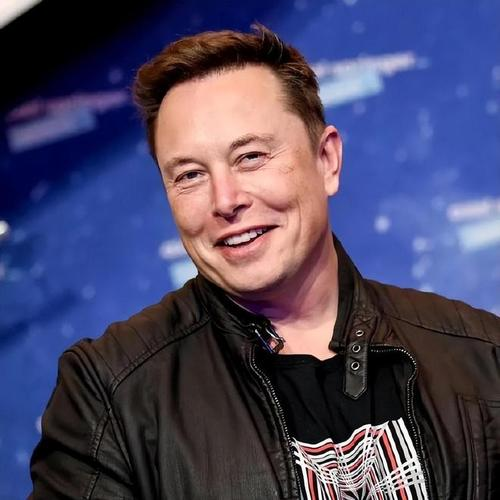
#> input picture cv-3/musk.jpeg, 500 x 500 px
$ python 'mask操作.py'
#> lines starting #> are read from the running program, lines starting #| are printed output that depends on the picture; after the words box and inside, x2 and y2 are one past the last pixel; in counts of white or black regions, pixels touching at a corner belong together
import cv2
import numpy as np
from matplotlib import pyplot as plt


image = cv2.imread('musk.jpeg', 0)  # 以灰度模式读取图像
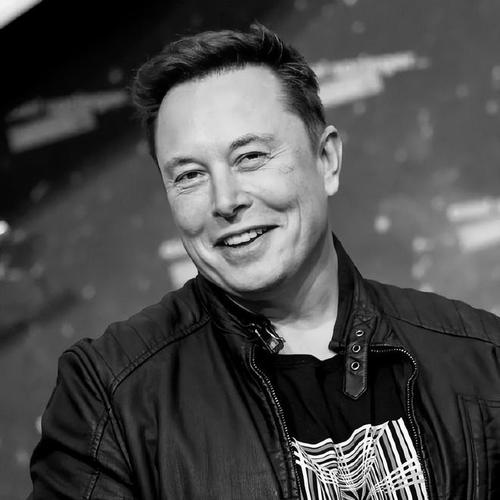
#> image: shape (500, 500); min 0, max 255, mean 74.6

f_transform = np.fft.fft2(image)
f_transform_shifted = np.fft.fftshift(f_transform)  # 将低频移到图像中心

magnitude_spectrum = np.abs(f_transform_shifted)

# 创建掩膜，保留中心部分，将其它部分置为0
rows, cols = image.shape
#> rows = 500; cols = 500
center_row, center_col = rows // 2, cols // 2
#> center_row = 250; center_col = 250
mask_radius = 10  # 设定半径
mask = np.ones((rows, cols), np.uint8)
cv2.circle(mask, (center_col, center_row), mask_radius, 0, -1)
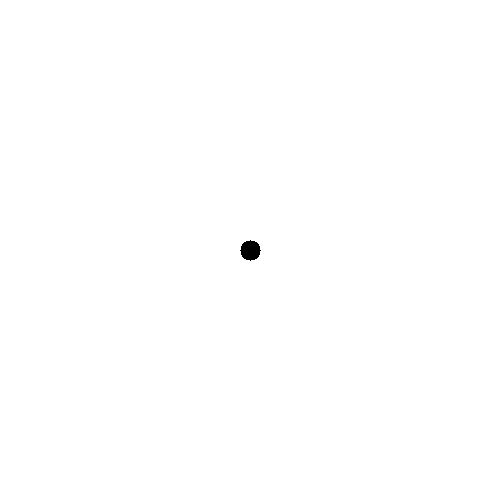
#> mask: shape (500, 500); values 0 (black) and 1 (white), 99.9% white; 1 black region, box (x1, y1, x2, y2) and area: (240, 240, 261, 261) 317

# 应用掩膜
f_transform_shifted_masked = f_transform_shifted * mask

# 进行反变换
f_inverse_shifted = np.fft.ifftshift(f_transform_shifted_masked)
image_restored = np.fft.ifft2(f_inverse_shifted).real
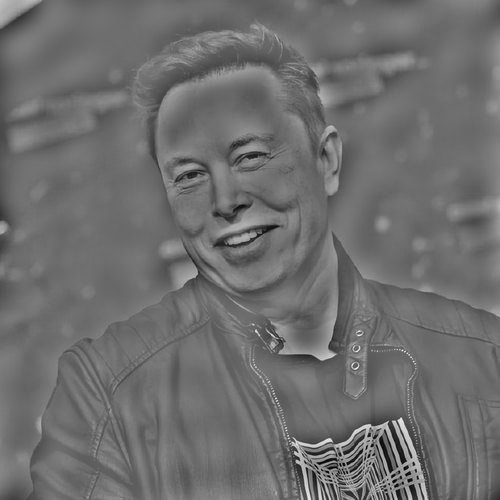
#> image_restored: shape (500, 500) float64; min -177.9, max 232.2, mean 0; drawn with min black and max white

plt.figure()
plt.subplot(1,3,1)
plt.imshow(image, cmap='gray')
plt.title('Original')
plt.xticks([]), plt.yticks([])

(plt.subplot(1,3,2),
plt.imshow(np.log(1 + magnitude_spectrum), cmap='gray'))
plt.title('Masked')
plt.xticks([]), plt.yticks([])

plt.subplot(133)
plt.imshow(image_restored, cmap='gray')
plt.title('Restored')
plt.xticks([]), plt.yticks([])

plt.show()
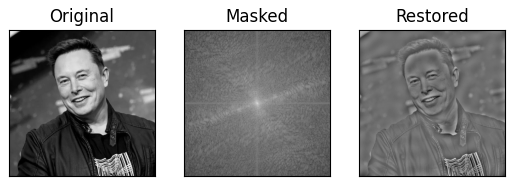
#> figure drawn by matplotlib, 3 panels

$ run again, with cv-3/Justin.jpeg copied over cv-3/musk.jpeg
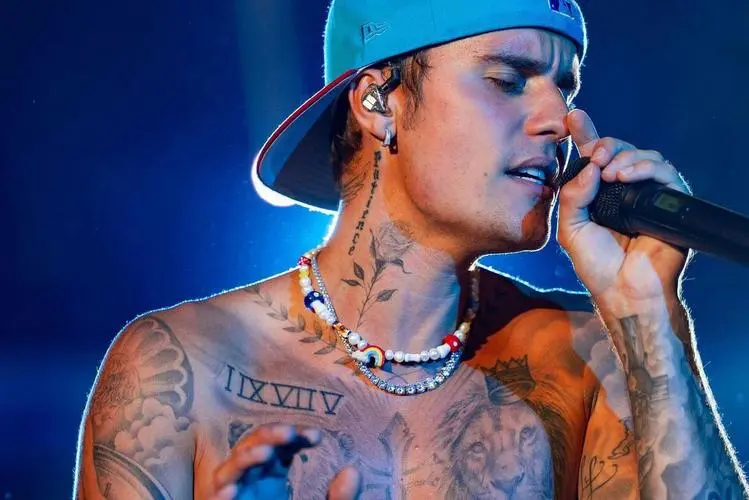
#> input picture cv-3/Justin.jpeg, 749 x 500 px
#> mask: shape (500, 749); values 0 (black) and 1 (white), 99.9% white; 1 black region, box (x1, y1, x2, y2) and area: (364, 240, 385, 261) 317
#> `image_restored = np.fft.ifft2(f_inverse_shifted).real`:
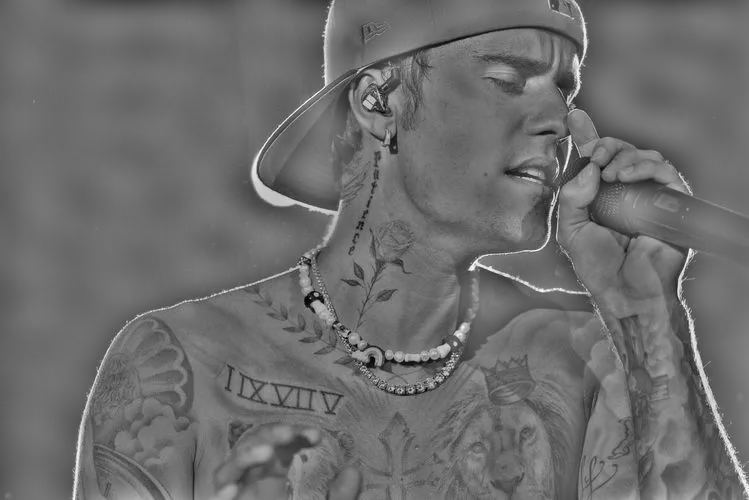
#> image_restored: shape (500, 749) float64; min -147.5, max 195.4, mean 0; drawn with min black and max white
#> `plt.show()`:
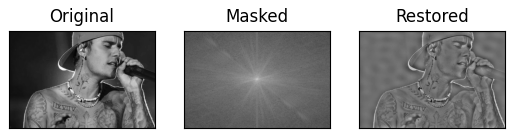
#> figure drawn by matplotlib, 3 panels

$ run again, with cv-3/edshreean.jpeg copied over cv-3/musk.jpeg
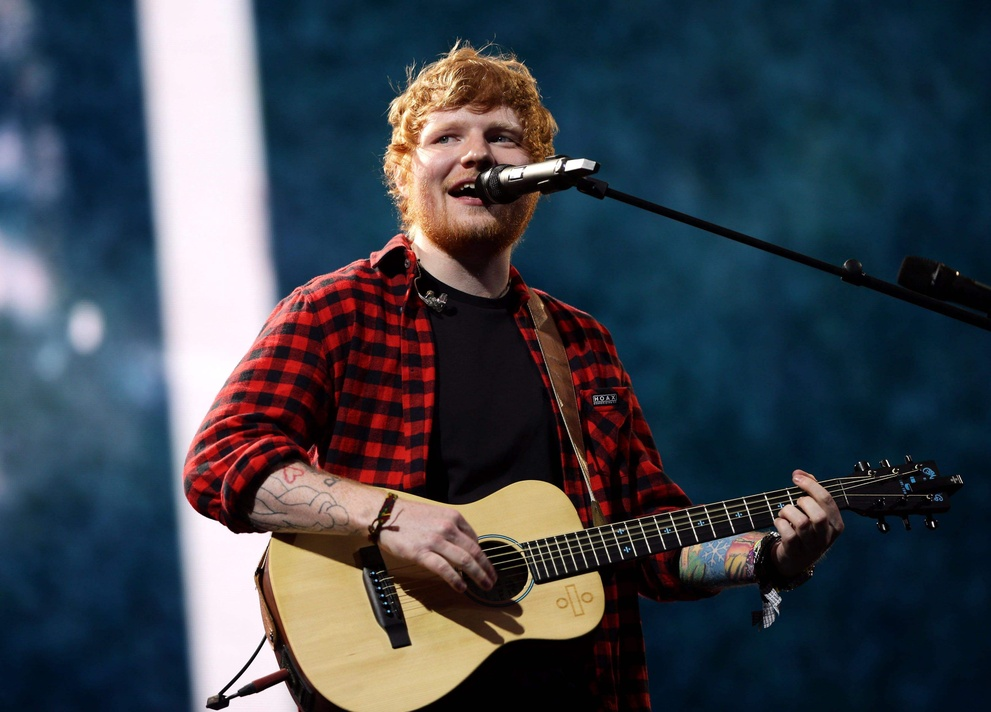
#> input picture cv-3/edshreean.jpeg, 991 x 712 px, shrunk from 3600 x 2589 before the run
#> mask: shape (712, 991); values 0 (black) and 1 (white), 100% white; 1 black region, box (x1, y1, x2, y2) and area: (485, 346, 506, 367) 317
#> `image_restored = np.fft.ifft2(f_inverse_shifted).real`:
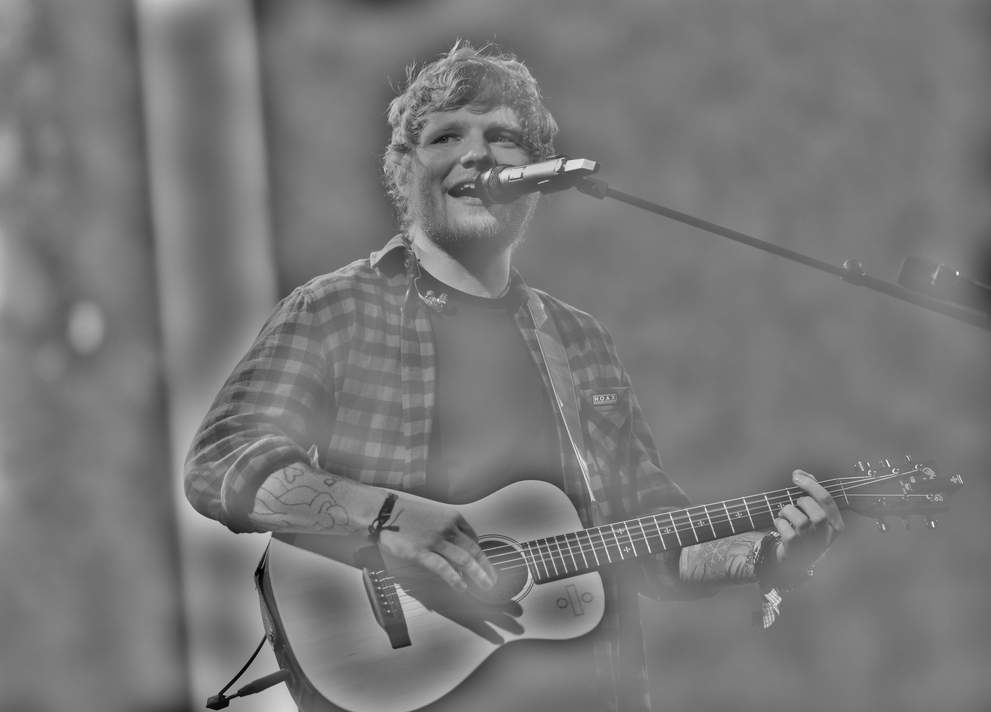
#> image_restored: shape (712, 991) float64; min -214, max 239.6, mean 0; drawn with min black and max white
#> `plt.show()`:
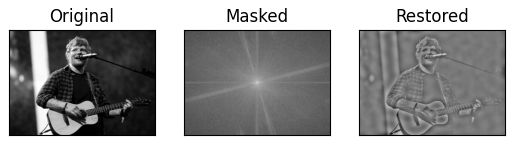
#> figure drawn by matplotlib, 3 panels
